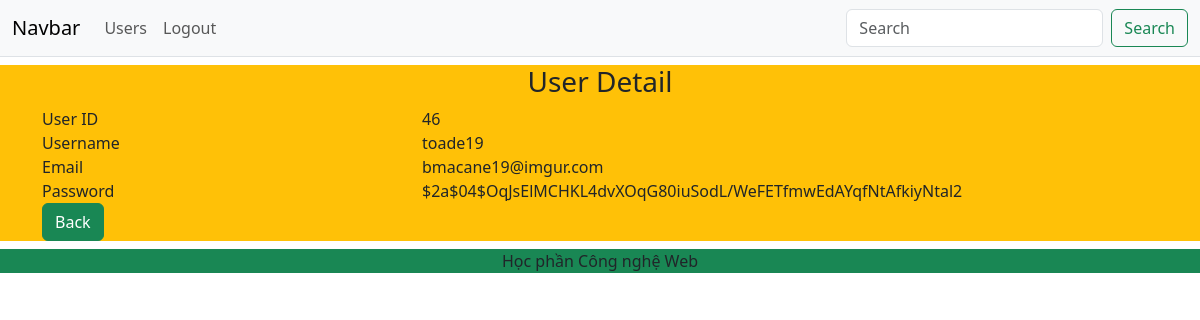
Page /admin/user_detail.php?id=46 (signed in) on the committed database.
### tables this page shows
CREATE TABLE IF NOT EXISTS `users` (
  `id` int(10) unsigned NOT NULL AUTO_INCREMENT,
  `username` varchar(30) NOT NULL,
  `email` varchar(50) NOT NULL,
  `pass` varchar(255) NOT NULL,
  PRIMARY KEY (`id`),
  UNIQUE KEY `username` (`username`),
  UNIQUE KEY `email` (`email`)
);

### admin/user_detail.php (the view, shortened to what this page needs)
<?php
try{
    $conn = new PDO("mysql:host=localhost;dbname=project02", "root", "abc");
    if(isset($_GET['id'])){
        $id = $_GET['id'];
    }
    $sql = "SELECT * FROM users WHERE id = '$id'";
    $stmt = $conn->prepare($sql);
    $stmt->execute();
    $user = $stmt->fetch();
}catch(PDOException $e){
    echo $e->getMessage();
}
?>
<?php
include "../layout/header.php";
?>
    <main class="bg-warning mt-2">
        <div class="container">
            <h3 class="text-center">User Detail</h3>
            <div class="row">
                <div class="col-md-4">User ID</div>
                <div class="col-md-8"><?= $user['id']; ?></div>
            </div>
            <div class="row">
                <div class="col-md-4">Username</div>
                <div class="col-md-8"><?= $user['username']; ?></div>
            </div>
            <div class="row">
                <div class="col-md-4">Email</div>
                <div class="col-md-8"><?= $user['email']; ?></div>
            </div>
            <div class="row">
                <div class="col-md-4">Password</div>
                <div class="col-md-8"><?= $user['pass']; ?></div>
            </div>
            <div class="row">
                <div class="col-md-8">
                    <a href="user_management.php" class="btn btn-success">Back</a>
                </div>
            </div>
        </div>
    </main>
<?php
include "../layout/footer.php";
?>

### rows in the picture
users: id "46", username "toade19", email "bmacane19@imgur.com", pass "$2a$04$OqJsElMCHKL4dvXOqG80iuSodL/WeFETfmwEdAYqfNtAfkiyNtal2"
